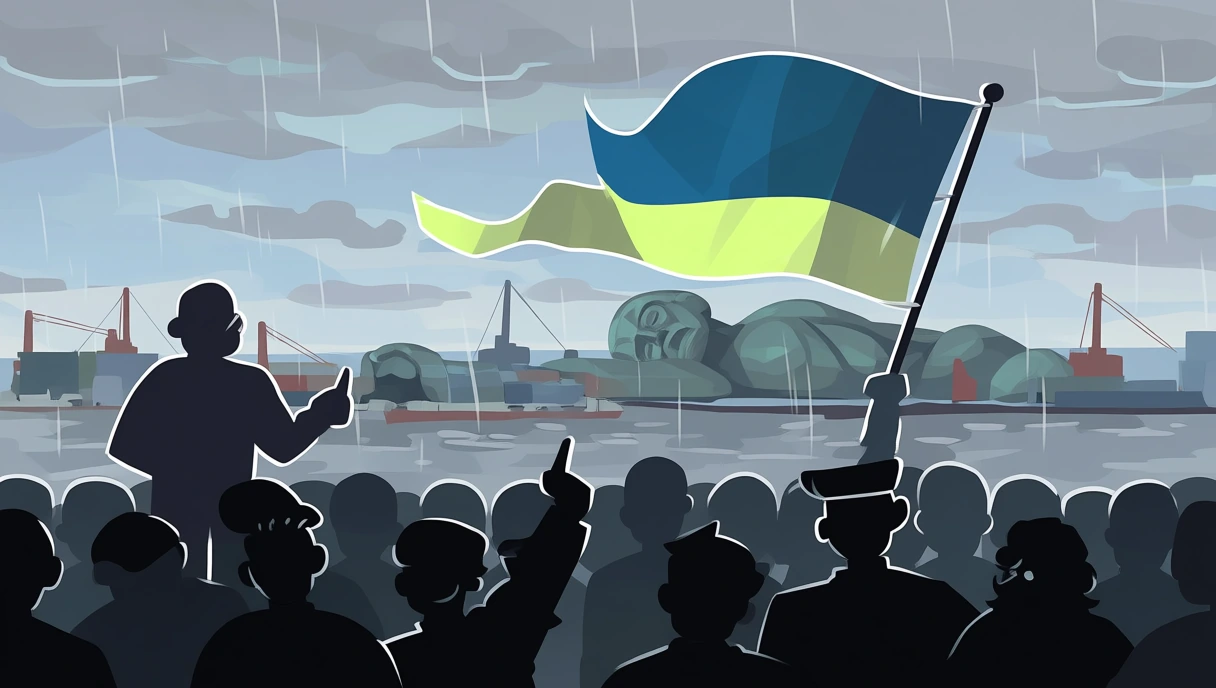
#> input picture assets/art/cg/ch2/seattle_protest.webp, 1216 x 688 px
$ python cutout.py ../assets/art/cg/ch2/seattle_protest.webp ../assets/art/cg/ch2/gold.webp
#> lines starting #> are read from the running program, lines starting #| are printed output that depends on the picture; after the words box and inside, x2 and y2 are one past the last pixel; in counts of white or black regions, pixels touching at a corner belong together
"""白底立绘去背：白 -> 透明，边缘羽化，再做 alpha-bleed 防白边。

用法：python tools/cutout.py <输入.webp> <输出.webp> [阈值]
"""

import sys

import numpy as np
from PIL import Image, ImageFilter


def cutout(src: str, dst: str, soft: int = 44) -> None:
#> called with dst = '../assets/art/cg/ch2/gold.webp', soft = 44
    im = Image.open(src).convert("RGBA")
    a = np.asarray(im).astype(np.float32)
    rgb = a[:, :, :3]

    # 到纯白的距离：0 = 纯白（透明），>soft = 完全不透明
    dist = np.sqrt(((255.0 - rgb) ** 2).sum(axis=2))
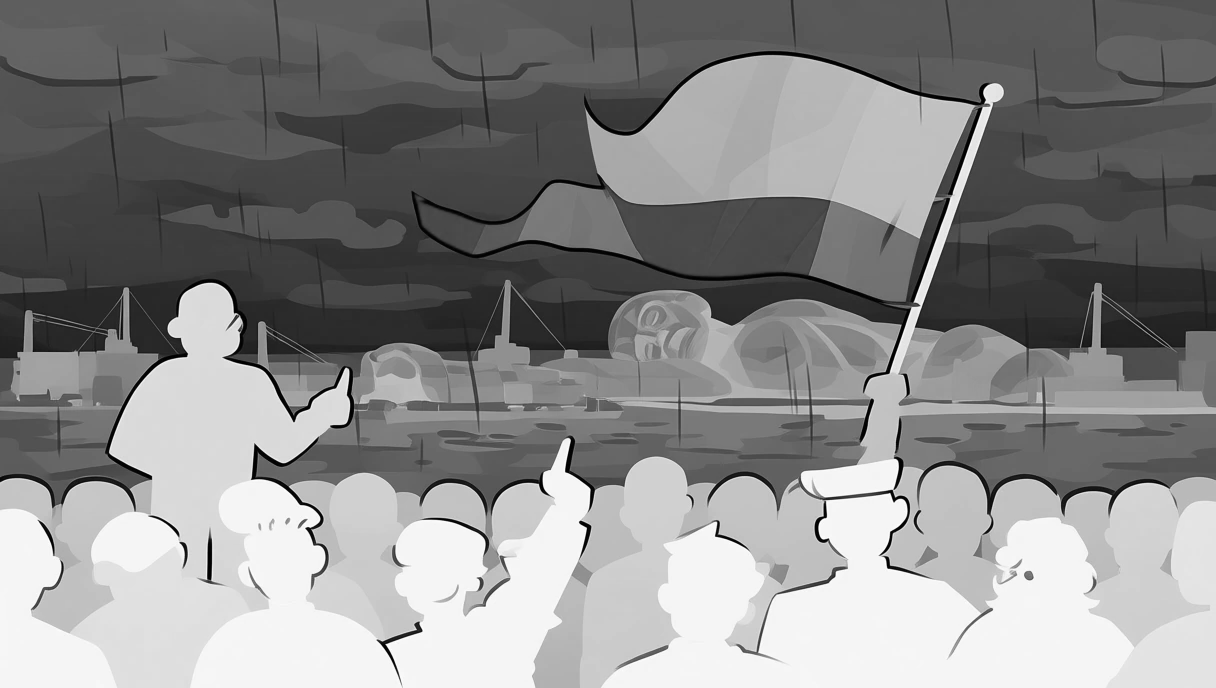
#> dist: shape (688, 1216) float32; min 0, max 441.7, mean 237.6; drawn with min black and max white
    alpha = np.clip((dist - soft * 0.35) / (soft * 0.65), 0.0, 1.0)
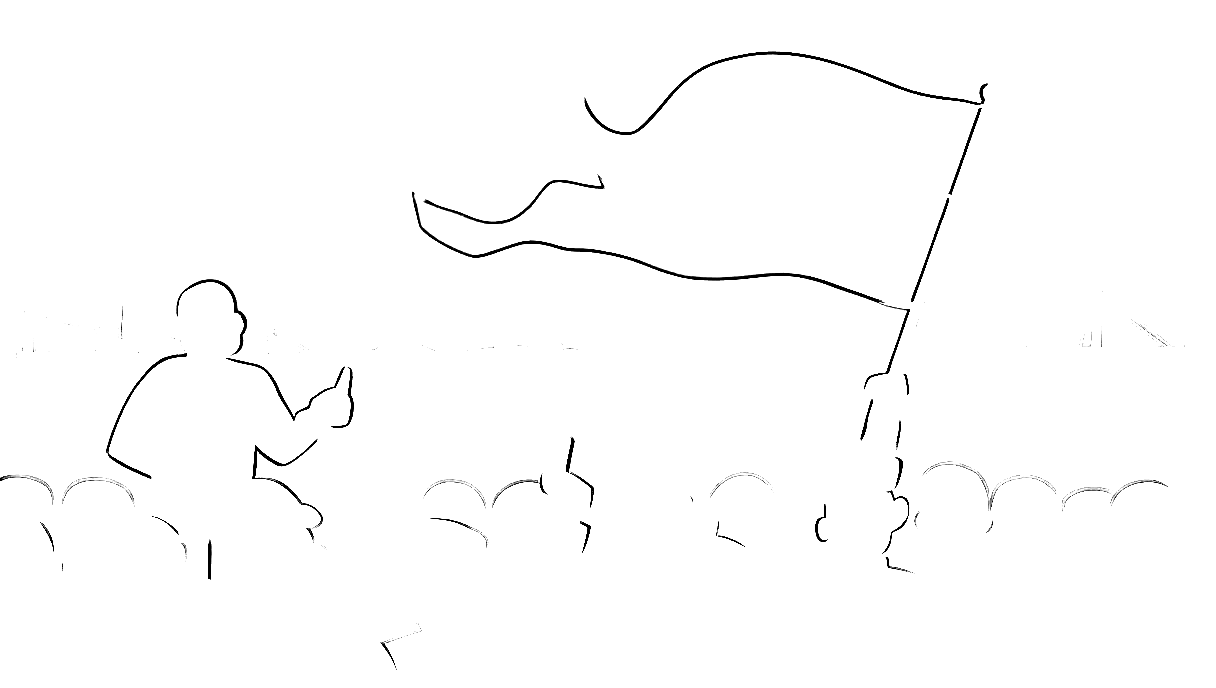
#> alpha: shape (688, 1216) float32; min 0, max 1, mean 0.99

    # alpha-bleed：把颜色往不透明区域里“渗”几圈，缩放时才不会出白边
    filled = rgb.copy()
    opaque = alpha > 0.6
#> opaque: shape (688, 1216) bool; 99% white; black in thin lines or dots, all inside (x1, y1, x2, y2) = (0, 51, 1168, 670)
    for _ in range(6):
        acc = np.zeros_like(filled)
        cnt = np.zeros(alpha.shape, dtype=np.float32)
        for dy, dx in ((1, 0), (-1, 0), (0, 1), (0, -1)):
            m = np.roll(opaque, (dy, dx), axis=(0, 1)).astype(np.float32)
            acc += np.roll(filled, (dy, dx), axis=(0, 1)) * m[:, :, None]
            cnt += m
        grow = (cnt > 0) & (~opaque)
        filled[grow] = acc[grow] / cnt[grow][:, None]
        opaque = opaque | grow
#> this loop made 6 passes
#> pass 1, in cutout, `grow = (cnt > 0) & (~opaque)`:
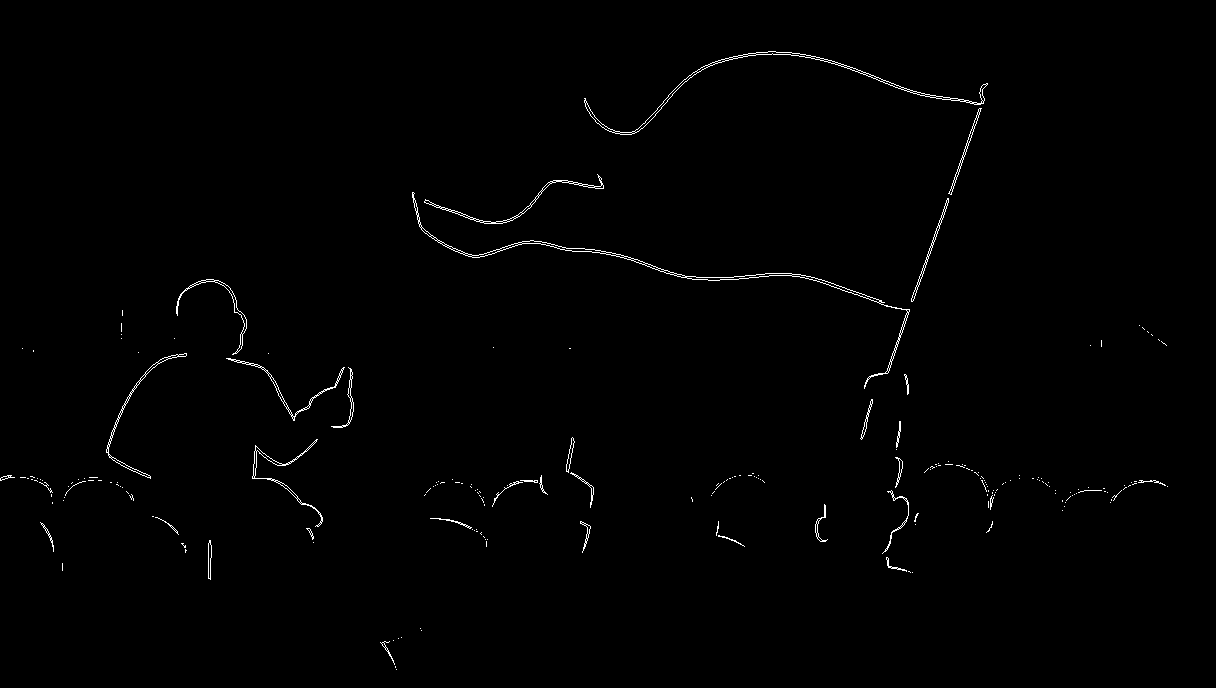
#> grow: shape (688, 1216) bool; 0.73% white in thin lines or dots, all inside (x1, y1, x2, y2) = (0, 51, 1168, 670)
#> pass 1, in cutout, `opaque = opaque | grow`:
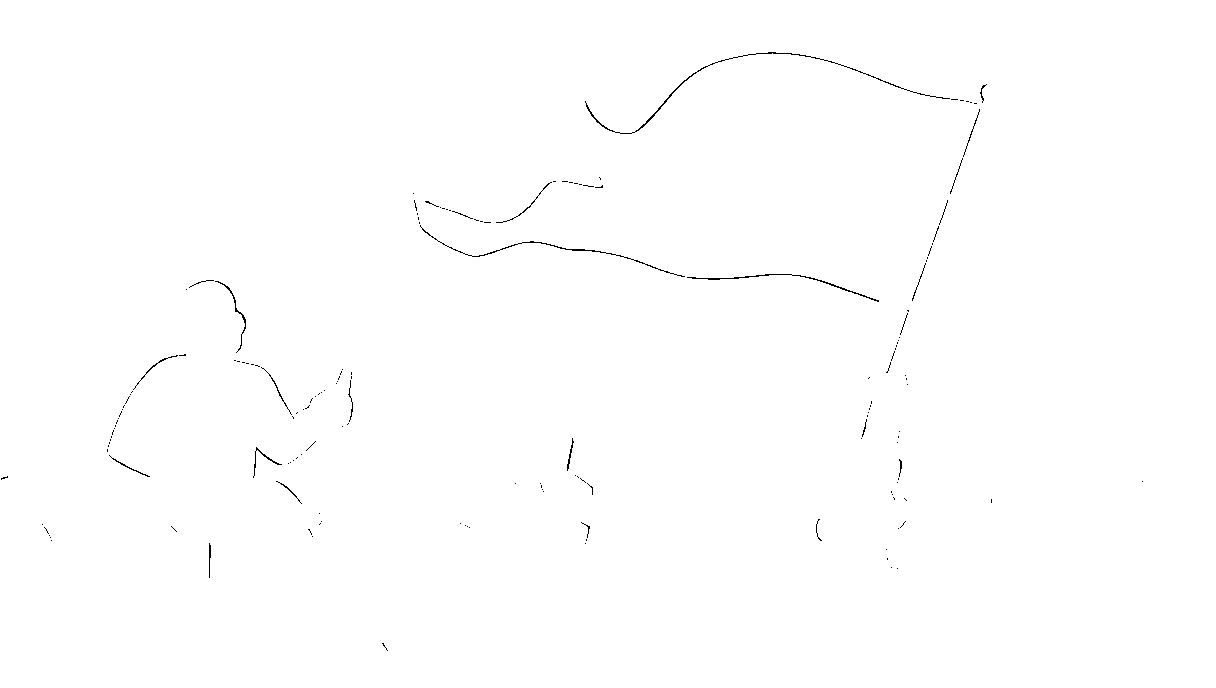
#> opaque: shape (688, 1216) bool; 99.7% white; black in thin lines or dots, all inside (x1, y1, x2, y2) = (1, 52, 1143, 651)
#> after the loop: cnt: shape (688, 1216) float32; every value is 4
#> after the loop:
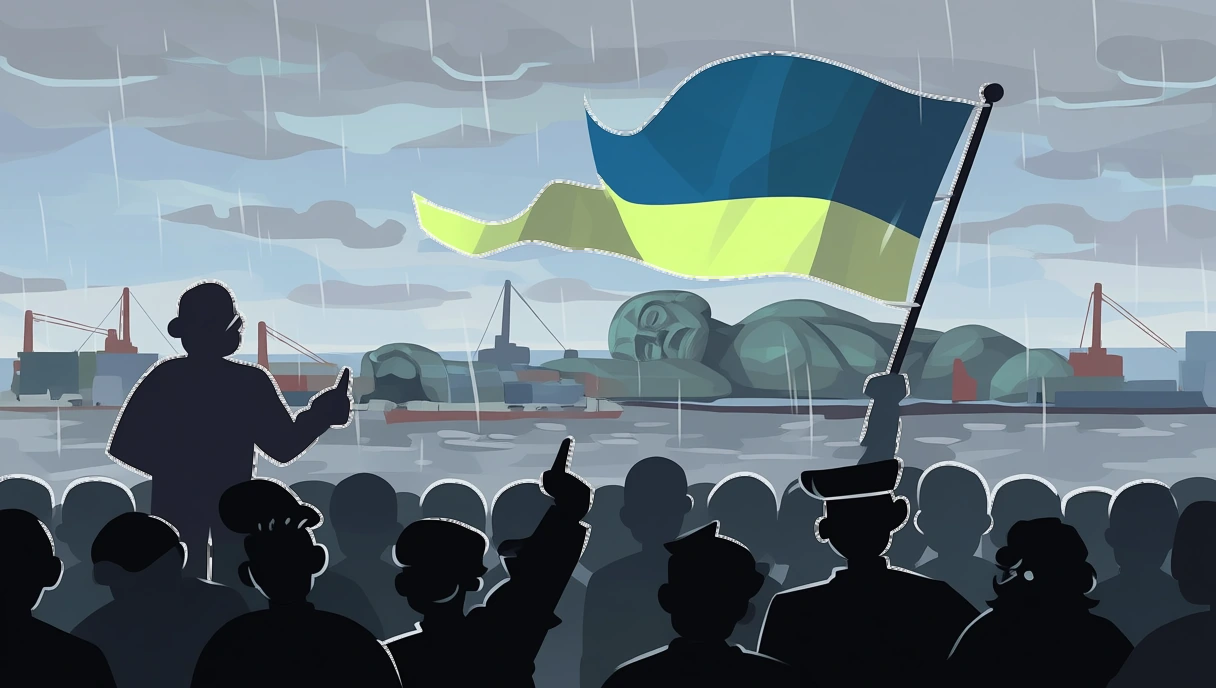
#> filled: shape (688, 1216, 3) float32; mean R, G, B 105.8, 120.7, 129.2
#> after the loop: opaque: shape (688, 1216) bool; every value is 1

    out = np.dstack([filled, alpha * 255.0]).astype(np.uint8)
    res = Image.fromarray(out, "RGBA")

    # 软化边缘（只对 alpha 做，颜色不动）
    al = res.getchannel("A").filter(ImageFilter.GaussianBlur(1.2))
    res.putalpha(al)
    res.save(dst, "WEBP", quality=92, method=6)
    print(f"{dst}  alpha>0 占比 {(alpha > 0.05).mean():.2%}")
#| ../assets/art/cg/ch2/gold.webp  alpha>0 占比 99.21%


if __name__ == "__main__":
    cutout(sys.argv[1], sys.argv[2])
